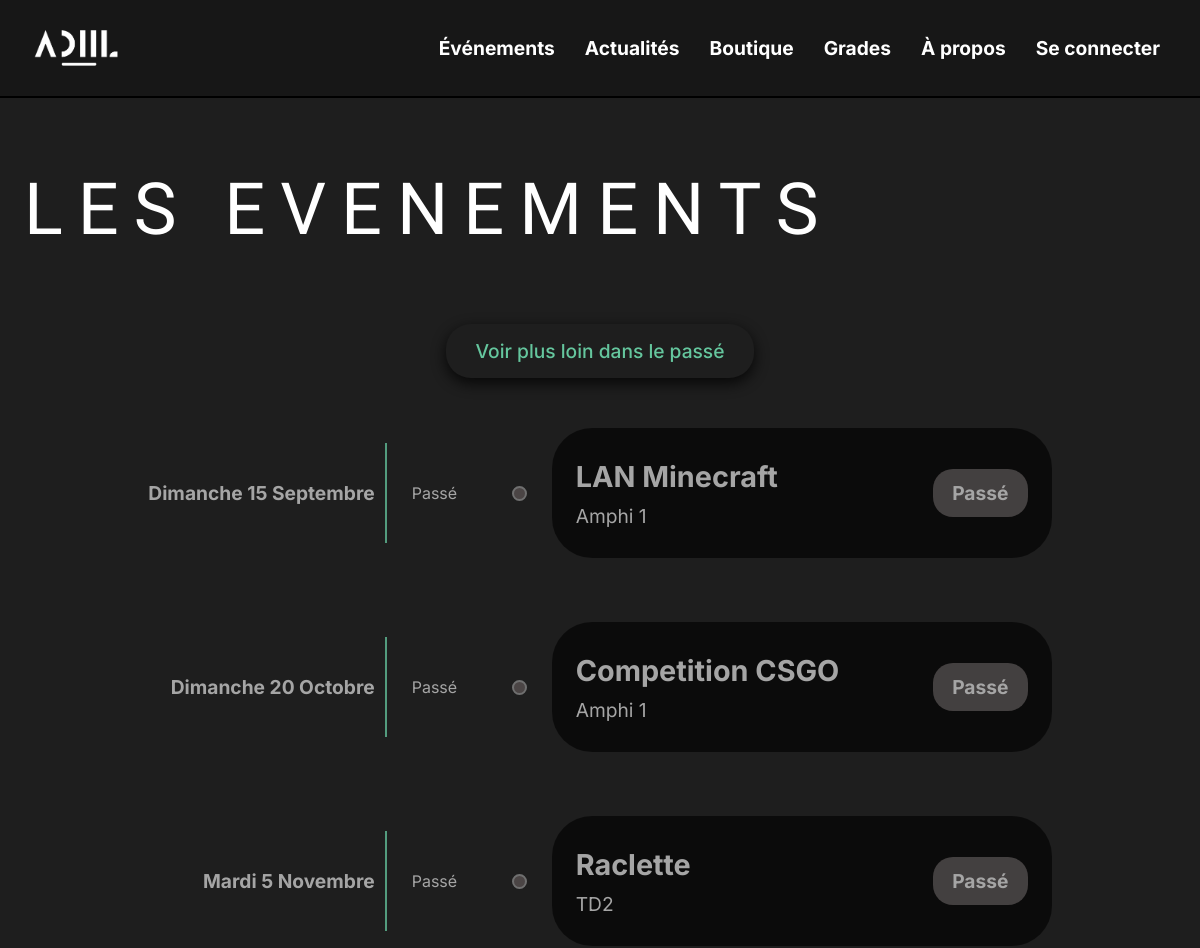
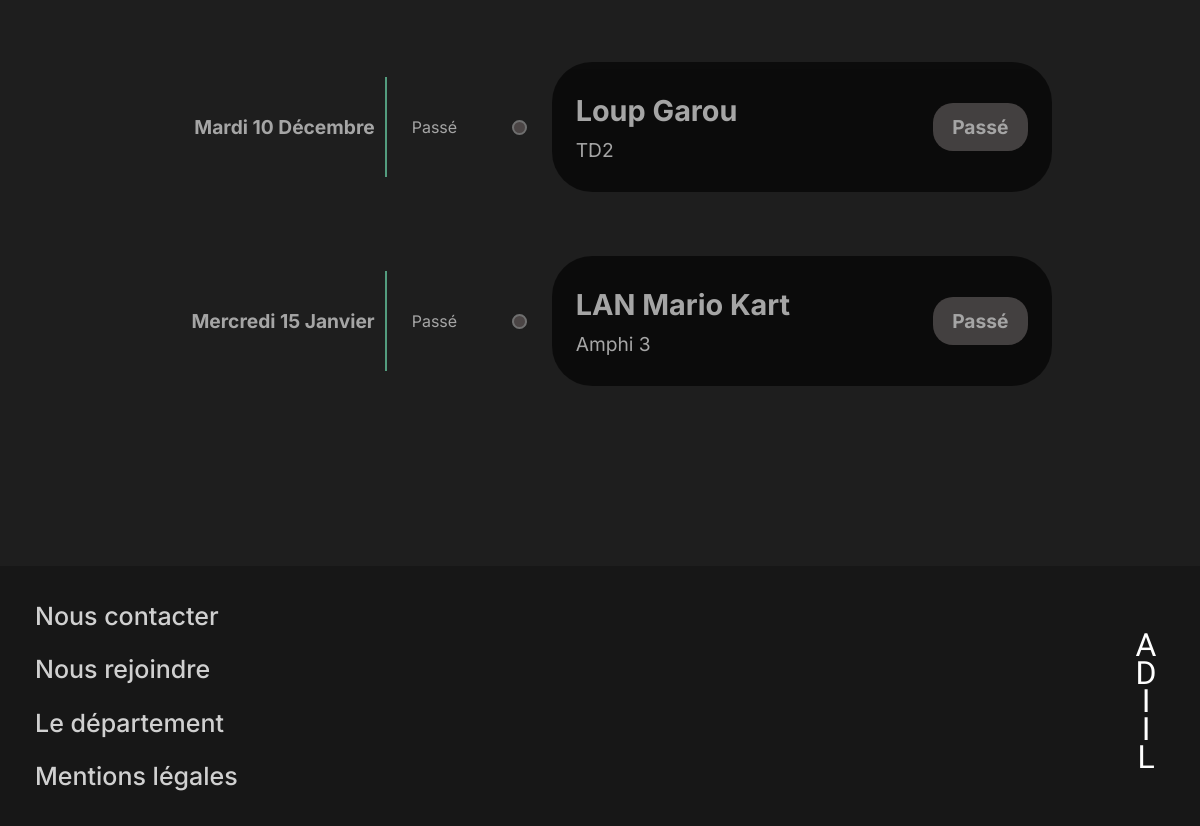
Screenshot of /events.php with the database file from the repository (2 pictures, top to bottom).
### tables this page shows
CREATE TABLE EVENEMENT(
                          id_evenement INT AUTO_INCREMENT,
                          nom_evenement VARCHAR(100) NOT NULL,
                          xp_evenement INT NOT NULL DEFAULT 10,
                          places_evenement INT NOT NULL,
                          prix_evenement INT NOT NULL,
                          reductions_evenement BIT NOT NULL DEFAULT 1,
                          lieu_evenement VARCHAR(50) NOT NULL,
                          date_evenement DATETIME NOT NULL,
                          PRIMARY KEY(id_evenement)
);

### database.php (called while the page is built, shortened)
<?php
class DB
{
    private $host = 'localhost';
    private $port = '3306';
    private $db = 'inf2pj_01';
    private $db_user = 'inf2pj01';
    private $db_pass = 'Eokez4ie9t';
    public function connect()
    {
        $conn = new mysqli($this->host, $this->db_user, $this->db_pass, $this->db, $this->port);
        $conn->set_charset("utf8mb4");
        return $conn;
    }
    public function select($sql, $types = "", $args = [])
    {
        $conn = $this->connect();
        $stmt = $conn->prepare($sql);
        if (!empty($types))
        {
            $stmt->bind_param($types, ...$args);
        }
        $stmt->execute();
        $result = $stmt->get_result();
        $data = $result->fetch_all(MYSQLI_ASSOC);
        return $data;
    }
}
?>

### events.php (the view, shortened to what this page needs)
<!DOCTYPE html>
<html lang="en">
<head>
    <link rel="stylesheet" href="/styles/events_style.css">
    <link rel="stylesheet" href="/styles/general_style.css">
    <link rel="stylesheet" href="/styles/header_style.css">
    <link rel="stylesheet" href="/styles/footer_style.css">
</head>
<body class="body_margin">
<?php
    require_once 'header.php';
    require_once 'database.php';
    $db = new DB();
    $show = 5;
?>
<h1>LES EVENEMENTS</h1>
<section>
    <a class="show-more" href="/events.php?show= <?php echo $show + 10?>">Voir plus loin dans le passé</a>
    <div class="events-display">
                <?php
                    $date = getdate();
                    $sql_date = $date["year"]."-".$date["mon"]."-".$date["mday"];
                    $joursFr = [0 => 'Dimanche', 1 => 'Lundi', 2 => 'Mardi', 3 => 'Mercredi', 4 => 'Jeudi', 5 => 'Vendredi', 6 => 'Samedi'];
                    $moisFr = [1 => 'Janvier', 2 => 'Février', 3 => 'Mars', 4 => 'Avril', 5 => 'Mai', 6 => 'Juin', 7 => 'Juillet', 8 => 'Août', 9 => 'Septembre', 10 => 'Octobre', 11 => 'Novembre', 12 => 'Décembre'];
                    $current_date = new DateTime(date("Y-m-d"));
                    $events_to_display = $db->select(
                        "SELECT id_evenement, nom_evenement, lieu_evenement, date_evenement FROM EVENEMENT WHERE date_evenement >= ? AND deleted = false ORDER BY date_evenement ASC;",
                        "s",
                        [$sql_date]
                    );
                    $passed_events = $db->select(
                        "SELECT id_evenement, nom_evenement, lieu_evenement, date_evenement FROM EVENEMENT WHERE date_evenement < ? AND deleted = false ORDER BY date_evenement ASC LIMIT ?;",
                        "si",
                        [$sql_date, $show]
                    );
                    $events_to_display = array_merge($passed_events, $events_to_display);
                    $closest_event_id = "";
                    foreach ($events_to_display as $event):
                        $eventid = $event["id_evenement"];
                        $event_date = substr($event['date_evenement'], 0, 10);
                        $event_date_info = getdate(strtotime($event_date));
                        $event_date = new DateTime($event_date);
                        $other_classes = "";
                        $isPassed = false;
                        if ($event_date < $current_date) {
                            $date_pin_class = "passed";
                            $date_pin_label = "Passé";
                            $other_classes = 'passed';
                            $isPassed = true;
                        } elseif ($event_date == $current_date) {
                            $date_pin_class = "today";
                            $date_pin_label = "Aujourd'hui";
                            $closest_event_id = "closest-event";
                        } else {
                            $date_pin_class = "upcoming";
                            $date_pin_label = "A venir";
                            if (empty($closest_event_id)) {
                                $closest_event_id = "closest-event";
                            }
                        }
                ?>
                    <div class="event-box <?php echo "$other_classes";?>" id="<?php echo $closest_event_id ?>">
                        <div class="timeline-event">
                            <h4> <?php echo ucwords($joursFr[$event_date_info['wday']]." ".$event_date_info["mday"]." ".$moisFr[$event_date_info['mon']]);?></h4>
                            <div class="vertical-line"></div>
                            <p> <?php echo "$date_pin_label";?></p>
                            <div class="timeline-marker <?php echo " $date_pin_class" ?>">
                            </div>
                        </div>
                        <div class="event" event-id="<?php echo $eventid;?>">
                            <div>
                                <h2><?php echo $event['nom_evenement'];?></h2>
                                <?php echo ucwords($event["lieu_evenement"]);?>
                            </div>
                            <h4
                                <?php
                                $isPlaceDisponible = $db->select(
                                    "SELECT (EVENEMENT.places_evenement - (SELECT COUNT(*) FROM INSCRIPTION WHERE INSCRIPTION.id_evenement = EVENEMENT.id_evenement)) > 0 AS isPlaceDisponible FROM EVENEMENT WHERE EVENEMENT.id_evenement = ? ;",
                                    "i",
                                    [$eventid])[0]['isPlaceDisponible'];
                                if($isPlaceDisponible){
                                    $event_subscription_color_class = "event-not-subscribed hover_effect";
                                    $event_subscription_label = "S'inscrire";
                                }else{
                                    $event_subscription_color_class = "event-full";
                                    $event_subscription_label = "Complet";
                                }
                                if($isPassed){
                                    $event_subscription_color_class = "event-full";
                                    $event_subscription_label = "Passé";
                                }
                                echo "class=\"$event_subscription_color_class\"";
                                ?>>
                                <?php echo $event_subscription_label;?>
                            </h4>
                        </div>
                    </div>
                    <?php $closest_event_id = "";?>
                <?php endforeach; ?>
        </div>
</section>
    <?php require_once 'footer.php';?>
</body>
</html>

### header.php (shortened to what this page needs)
<?php
    $isUserLoggedIn = isset($_SESSION['userid']);
    $isAdmin = isset($_SESSION['isAdmin']) && $_SESSION['isAdmin'] ;
?>
<header>
    <a id="accueil" href="/index.php">
        <img src="/assets/logo.png" alt="Logo de l'ADIIL">
    </a>
    <nav>
        <ul>
            <li>
                <a href="/events.php">Événements</a>
            </li>
            <li>
                <a href="/news.php">Actualités</a>
            </li>
            <li>
                <a href="/shop.php">Boutique</a>
            </li>
            <li>
                <a href="/grade.php">Grades</a>
            </li>
            <li>
                <a href="/about.php">À propos</a>
            </li>
            <?php if ($isUserLoggedIn): ?>
                <li>
                    <a href="/account.php">Mon compte</a>
                </li>
                <?php if ($isAdmin): ?>
                  <li>
                      <a id="header_admin" href="/admin/admin.php">Panel Admin</a>
                  </li>
                <?php endif; ?>
            <?php else: ?>
                <li>
                    <a href="/login.php">Se connecter</a>
                </li>
            <?php endif; ?>
        </ul>
    </nav>
</header>

### footer.php
<footer>
    <div>
        <a>Nous contacter</a>
        <a href="/about.php">Nous rejoindre</a>
        <a href="/news.php">Le département</a>
        <a>Mentions légales</a>
    </div>
    <h2>ADIIL</h2>
</footer>

### styles/events_style.css (style rules this page uses)
section { height: fit-content; }
h1 { margin-left: 2vw; font-size: 4.5em; letter-spacing: 15px; line-height: 100px; font-weight: 500; font-family: "Koulen", sans-serif; }
.event-full { background-color: #5d5757; }
.events-display { width: fit-content; margin: auto; margin-bottom: 5vh; padding: 20px; height: fit-content; display: flex; flex-direction: column; justify-content: space-evenly; gap: 8vh; align-items: flex-end; align-self: center; position: relative; }
.event { display: flex; justify-content: space-between; align-items: center; width: 40vw; min-width: 500px; max-width: 780px; min-height: 130px; max-height: 170px; border-radius: 40px; padding: 2vw 1vw; background-color: #000000; font-size: 1.2em; overflow: hidden; cursor: pointer; position: relative; transition: all 0.3s ease-in-out; }
.event > div { width: 100%; overflow: hidden; }
.event > * { margin-left: 1vw; margin-right: 1vw; }
.event > div h2 { margin-bottom: 10px; }
.event h4 { width: 125px; border-radius: 20px; align-self: center; text-align: center; padding: 12px; }
.event-box { display: flex; align-items: center; position: relative; }
.passed { opacity: 60%; }
.timeline-event { display: flex; align-items: center; margin-right: 25px; }
.timeline-event p { font-size: 1em; text-align: left; margin: auto 25px; width: 75px; }
.timeline-event h4 { font-size: 1.2em; text-align: right; padding-right: 10px; }
.timeline-marker { width: 15px; height: 15px; border-radius: 50%; border: 2px solid white; background-color: transparent; position: relative; }
.timeline-marker.passed { background-color: rgb(155, 140, 140); }
.vertical-line { width: 2px; height: 100px; background-color: rgb(119, 241, 190); margin: 0 auto; left: 10px; }
.show-more { opacity: 80%; display: block; text-align: center; font-size: 1.2em; font-weight: 500; width: fit-content; padding: 15px 30px; color: rgb(119, 241, 190); border-radius: 25px; box-shadow: 0 5px 15px rgba(0, 0, 0, 1); transition: all 0.3s ease-in-out; text-decoration: none; margin: 8vh auto 8vh auto ; margin-bottom: 30px; }

### styles/general_style.css (style rules this page uses)
* { box-sizing: border-box; padding: 0; margin: 0; z-index: 2; }
html { font-family: "Inter", sans-serif; color: white; background-color: #1E1E1E; margin-top: 20vh; }
body { display: flex; flex-direction: column; min-height: 100vh; }
.body_margin > *:not(header):not(footer) { margin-right: 2vw; margin-left: 2vw; flex: 1; }
p { font-size: 1.5em; }
a { color: inherit; text-decoration: none; }

### styles/header_style.css (style rules this page uses)
header { display: flex; flex-direction: row; justify-content: space-between; align-items: center; position: fixed; background-color: rgb(23, 23, 23); border-bottom: 2px solid black; width: 100%; height: 98px; top:0; right:0; margin-bottom: 11.69vh; z-index: 999; padding: 0px 30px; }
nav { width: 100%; height: 100%; }
header nav ul { display: flex; flex-direction: row; justify-content: flex-end; align-items: center; width: 100%; height: 100%; margin: 0px; padding: 0px; list-style-type: none; gap: 10px; }
header a:not(#accueil) { font-family: 'Inter', serif; font-weight: bold; font-size: 1.2em; border-radius: 10px; transition-duration: 0.2s; padding: 10px; text-align: center; }
#accueil { height: 40px; }
#accueil img { margin: 0px; padding: 0px; height: 100%; }

### styles/footer_style.css (style rules this page uses)
footer { margin: 0; margin-top: 15vh; display: flex; justify-content: space-between; align-items: center; background-color: rgb(23, 23, 23); height: 260px; padding: 35px; position: relative; bottom: 0px; left: 0px; }
footer > div { display: flex; flex-direction: column; justify-content: space-between; flex-grow: 1; height: 100%; text-align: left; }
footer > div a { width: fit-content; text-decoration: none; font-size: 30px; color: white; font-family: "Inter", sans-serif; font-weight:500; font-size: 25px; opacity: 80%; }
footer > h2 { font-family: "Koulen","Inter", sans-serif; width: fit-content; margin-top: 25px; margin-bottom: 25px; writing-mode: vertical-lr; text-orientation: upright; letter-spacing: -10px; font-weight: 200; font-size: 2em; }

### rows the page displays
evenement: date_evenement "Dimanche 15 Septembre", date_evenement "Passé", nom_evenement "LAN Minecraft", lieu_evenement "Amphi 1"
evenement: date_evenement "Dimanche 20 Octobre", date_evenement "Passé", nom_evenement "Competition CSGO", lieu_evenement "Amphi 1"
evenement: date_evenement "Mardi 5 Novembre", date_evenement "Passé", nom_evenement "Raclette", lieu_evenement "TD2"
evenement: date_evenement "Mardi 10 Décembre", date_evenement "Passé", nom_evenement "Loup Garou", lieu_evenement "TD2"
evenement: date_evenement "Mercredi 15 Janvier", date_evenement "Passé", nom_evenement "LAN Mario Kart", lieu_evenement "Amphi 3"
